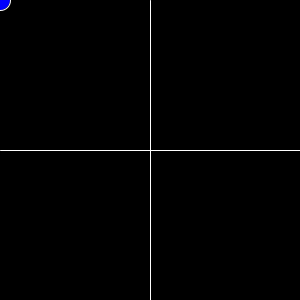
Frame 1 (no input)
Frame 60 (the mouse pressed at the canvas centre just before this capture): identical to frame 1, image omitted
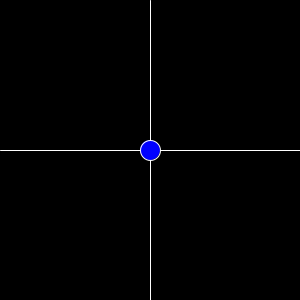
Frame 120 (the mouse held since frame 60 and released just before this capture)

The Processing sketch that drew these frames (run headless with seeded random() and noise(); from frame 60 on, the mouse is pressed at the canvas centre):

// Processing sketch: processing_67756
// ── processing_67756.pde

float a, b, c, d, e;

void setup() {
size (300, 300);
smooth();
a=0;
b=width/2;
c=height/2;
d=width;
e=height;
}

void draw() {
background(0);
stroke(255);
line(width/2, 0, width/2, height);
line(0, height/2, width, height/2);

if(overRect(0,0, width/2, height/2)) {
  fill(0, 0, 255);
}

else if(overRect(width/2,0, width, height/2)) {
  fill(255, 0, 0);
}

else if(overRect(0,height/2, width/2, height)) {
  fill(255, 255, 0);
}
//if(mouseX > width/2) {
//  fill(255, 0, 0);
//}
else if (overRect(width/2,height/2, width, height)){
  fill(0, 255, 0);
}
ellipse(mouseX, mouseY, 20, 20);
}

boolean overRect(int x, int y, int width, int height) 
{
  if (mouseX >= x && mouseX <= x+width && 
      mouseY >= y && mouseY <= y+height) {
    return true;
  } else {
    return false;
  }
}
